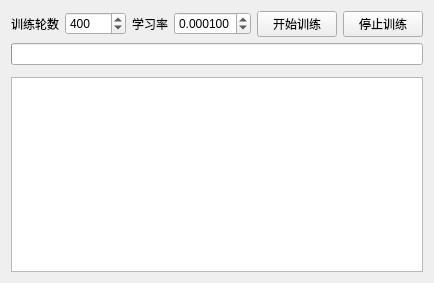
<?xml version="1.0" encoding="UTF-8"?>
<ui version="4.0">
 <class>LineTrainForm</class>
 <widget class="QWidget" name="LineTrainForm">
  <property name="geometry">
   <rect>
    <x>0</x>
    <y>0</y>
    <width>429</width>
    <height>283</height>
   </rect>
  </property>
  <layout class="QVBoxLayout" name="layout">
   <item>
    <layout class="QHBoxLayout" name="settings">
     <item>
      <widget class="QLabel" name="labelEpoch">
       <property name="text">
        <string>训练轮数</string>
       </property>
      </widget>
     </item>
     <item>
      <widget class="QSpinBox" name="epochs">
       <property name="minimum">
        <number>1</number>
       </property>
       <property name="maximum">
        <number>10000</number>
       </property>
       <property name="value">
        <number>400</number>
       </property>
      </widget>
     </item>
     <item>
      <widget class="QLabel" name="labelRate">
       <property name="text">
        <string>学习率</string>
       </property>
      </widget>
     </item>
     <item>
      <widget class="QDoubleSpinBox" name="rate">
       <property name="decimals">
        <number>6</number>
       </property>
       <property name="minimum">
        <double>0.000001000000000</double>
       </property>
       <property name="maximum">
        <double>1.000000000000000</double>
       </property>
       <property name="singleStep">
        <double>0.000010000000000</double>
       </property>
       <property name="value">
        <double>0.000100000000000</double>
       </property>
      </widget>
     </item>
     <item>
      <widget class="QPushButton" name="start">
       <property name="text">
        <string>开始训练</string>
       </property>
      </widget>
     </item>
     <item>
      <widget class="QPushButton" name="stop">
       <property name="text">
        <string>停止训练</string>
       </property>
      </widget>
     </item>
    </layout>
   </item>
   <item>
    <widget class="QProgressBar" name="progress"/>
   </item>
   <item>
    <layout class="QHBoxLayout" name="charts">
     <item>
      <widget class="YtChartView" name="metrics" native="true"/>
     </item>
     <item>
      <widget class="YtChartView" name="loss" native="true"/>
     </item>
    </layout>
   </item>
   <item>
    <widget class="QPlainTextEdit" name="log">
     <property name="readOnly">
      <bool>true</bool>
     </property>
    </widget>
   </item>
  </layout>
 </widget>
 <customwidgets>
  <customwidget>
   <class>YtChartView</class>
   <extends>QWidget</extends>
   <header>ytchartview.h</header>
  </customwidget>
 </customwidgets>
 <resources/>
 <connections/>
</ui>
